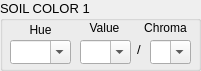
     <widget class="QGroupBox" name="groupBox_2">
      <property name="geometry">
       <rect>
        <x>20</x>
        <y>90</y>
        <width>201</width>
        <height>71</height>
       </rect>
      </property>
      <property name="font">
       <font>
        <pointsize>10</pointsize>
       </font>
      </property>
      <property name="title">
       <string>SOIL COLOR 1</string>
      </property>
      <widget class="QLabel" name="label_290">
       <property name="geometry">
        <rect>
         <x>140</x>
         <y>20</y>
         <width>51</width>
         <height>16</height>
        </rect>
       </property>
       <property name="font">
        <font>
         <pointsize>9</pointsize>
        </font>
       </property>
       <property name="text">
        <string>Chroma</string>
       </property>
       <property name="alignment">
        <set>Qt::AlignCenter</set>
       </property>
      </widget>
      <widget class="QLabel" name="label_292">
       <property name="geometry">
        <rect>
         <x>74</x>
         <y>20</y>
         <width>61</width>
         <height>16</height>
        </rect>
       </property>
       <property name="font">
        <font>
         <pointsize>9</pointsize>
        </font>
       </property>
       <property name="text">
        <string>Value</string>
       </property>
       <property name="alignment">
        <set>Qt::AlignCenter</set>
       </property>
      </widget>
      <widget class="QLabel" name="label_291">
       <property name="geometry">
        <rect>
         <x>15</x>
         <y>20</y>
         <width>51</width>
         <height>20</height>
        </rect>
       </property>
       <property name="font">
        <font>
         <pointsize>9</pointsize>
        </font>
       </property>
       <property name="text">
        <string>Hue</string>
       </property>
       <property name="alignment">
        <set>Qt::AlignCenter</set>
       </property>
      </widget>
      <widget class="QComboBox" name="Soil_Color_Value_1_CB_Hor_1">
       <property name="geometry">
        <rect>
         <x>80</x>
         <y>40</y>
         <width>51</width>
         <height>24</height>
        </rect>
       </property>
       <property name="editable">
        <bool>true</bool>
       </property>
      </widget>
      <widget class="QComboBox" name="Soil_Color_Hue_1_CB_Hor_1">
       <property name="geometry">
        <rect>
         <x>10</x>
         <y>40</y>
         <width>61</width>
         <height>24</height>
        </rect>
       </property>
       <property name="editable">
        <bool>true</bool>
       </property>
      </widget>
      <widget class="QLabel" name="label_239">
       <property name="geometry">
        <rect>
         <x>130</x>
         <y>40</y>
         <width>16</width>
         <height>18</height>
        </rect>
       </property>
       <property name="text">
        <string>  / </string>
       </property>
      </widget>
      <widget class="QComboBox" name="Soil_Color_Chroma_1_CB_Hor_1">
       <property name="geometry">
        <rect>
         <x>150</x>
         <y>40</y>
         <width>41</width>
         <height>24</height>
        </rect>
       </property>
       <property name="editable">
        <bool>true</bool>
       </property>
      </widget>
     </widget>
